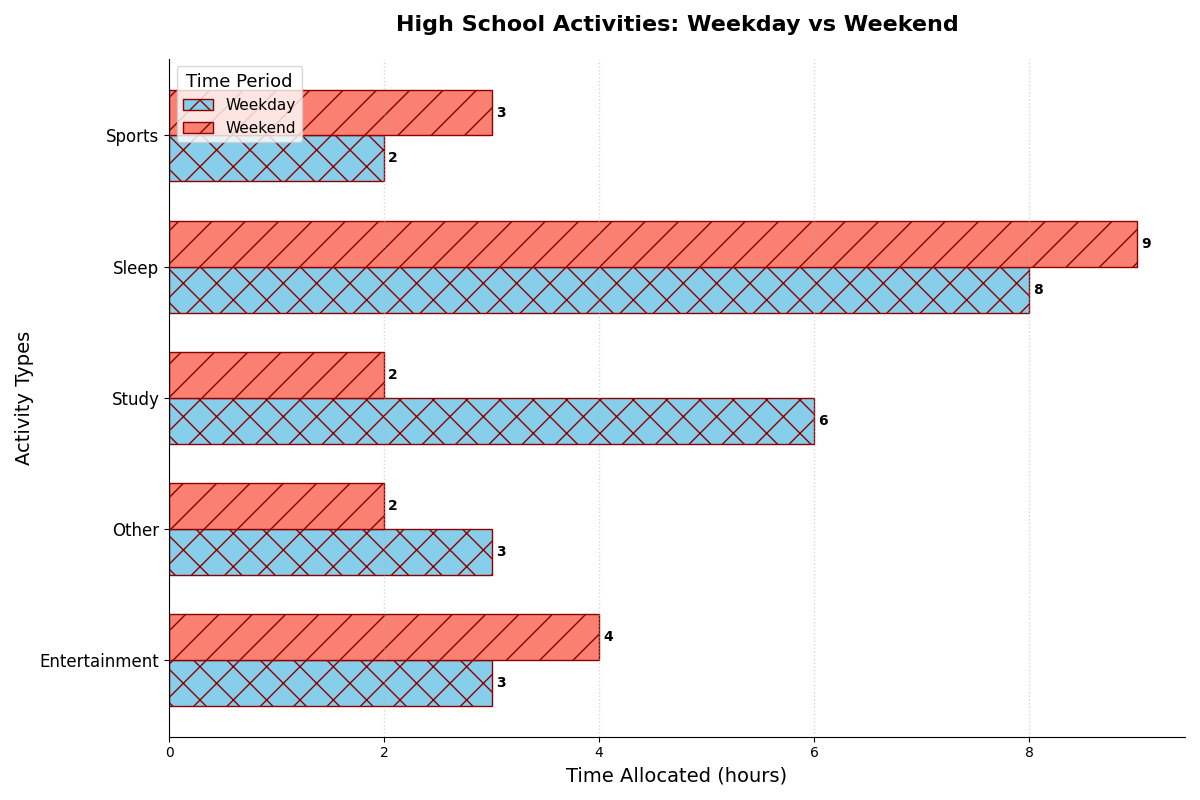

The script that drew this image:
import matplotlib.pyplot as plt
import numpy as np

activities = ['Entertainment', 'Other', 'Study', 'Sleep', 'Sports']
weekday_hours = [3, 3, 6, 8, 2]
weekend_hours = [4, 2, 2, 9, 3]

y_positions = np.arange(len(activities))
bar_height = 0.35

fig, ax = plt.subplots(figsize=(12, 8))

rects1 = ax.barh(y_positions - bar_height/2, weekday_hours, height=bar_height, label='Weekday', color='skyblue', edgecolor='darkred', hatch='x')
rects2 = ax.barh(y_positions + bar_height/2, weekend_hours, height=bar_height, label='Weekend', color='salmon', edgecolor='darkred', hatch='/')

ax.set_title('High School Activities: Weekday vs Weekend', fontsize=16, fontweight='bold', pad=20)
ax.set_ylabel('Activity Types', fontsize=14)
ax.set_xlabel('Time Allocated (hours)', fontsize=14)

ax.set_yticks(y_positions)
ax.set_yticklabels(activities, fontsize=12)

ax.legend(title='Time Period', title_fontsize='13', fontsize=11, loc='upper left')
ax.xaxis.grid(True, linestyle=':', linewidth=1, alpha=0.5)
ax.spines['top'].set_visible(False)
ax.spines['right'].set_visible(False)

def add_labels(rects):
    for rect in rects:
        width = rect.get_width()
        ax.annotate(f'{width}',
                    xy=(width, rect.get_y() + rect.get_height() / 2),
                    xytext=(3, 0),
                    textcoords="offset points",
                    ha='left', va='center', fontsize=10, fontweight='bold')

add_labels(rects1)
add_labels(rects2)

plt.tight_layout()
plt.show()
